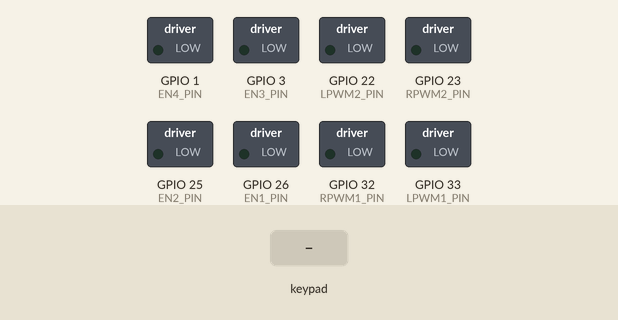
This program was run on a simulated ESP32. Shown: switched loads named in the program (green lamp = pin HIGH). Inputs (shaded band) come from the test bench.

Above: at 1.2 s.
1.3 s: key 'U' pressed
At 1.5 s:
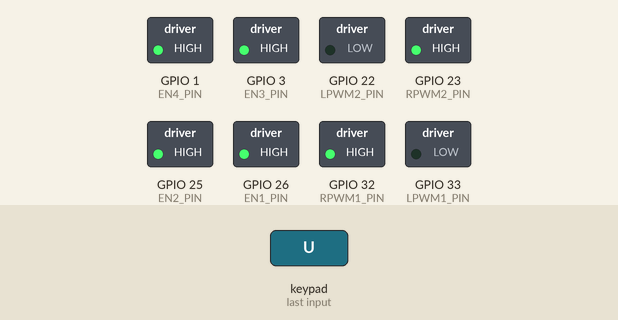
3.2 s: key 'D' pressed
At 3.4 s:
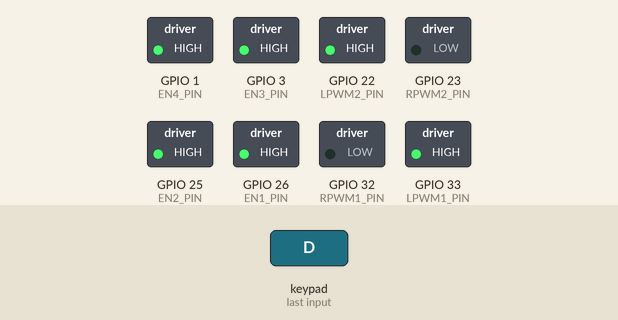
5.1 s: key 'L' pressed
At 5.3 s:
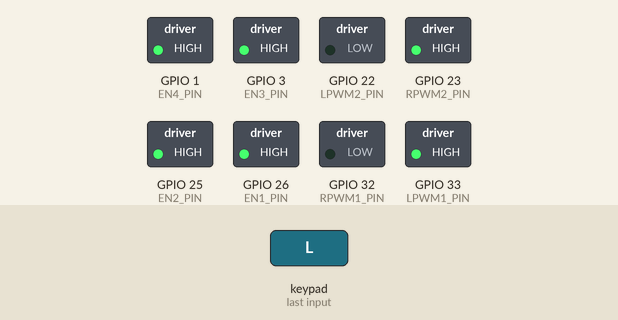
7.0 s: key 'R' pressed
At 7.2 s:
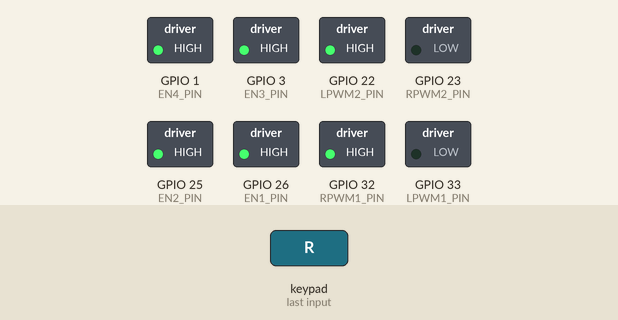
Timing chart, 0 to 9.9 s (numbered marks = the images above; inputs shaded):
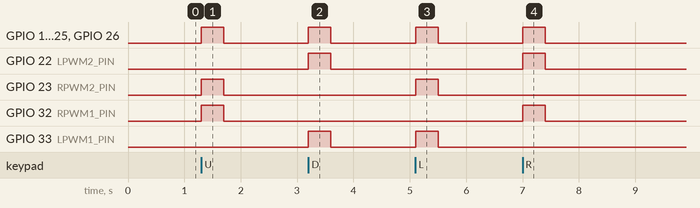

The program:

main.cpp
```cpp
#include <Arduino.h>

#include "singletons/Drivebase.h"
#include "singletons/WirelessCommunication.h"

#define drivebase Drivebase::getInstance()
#define wirelessCommunication WirelessCommunication::getInstance()

void setup() {
  Serial.begin(115200);

  drivebase.begin();

  wirelessCommunication.bindJoystickY([](float speed_percent) -> void {
    drivebase.drive(speed_percent);
  });
  wirelessCommunication.bindJoystickX([](float steer_percent) -> void {
    drivebase.steer(steer_percent);
  });
  wirelessCommunication.begin();
}

void loop() {
  wirelessCommunication.update();
}
```

Drivebase.h
```cpp
#pragma once

#include <Arduino.h>

// ------------------------------------ Macros ------------------------------------

#define EN1_PIN 26
#define EN2_PIN 25
#define EN3_PIN 3
#define EN4_PIN 1

#define LPWM1_PIN 33
#define RPWM1_PIN 32
#define LPWM2_PIN 22
#define RPWM2_PIN 23

// --------------------------------------------------------------------------------

class Drivebase {
    public:
        Drivebase(const Drivebase&) = delete;
        Drivebase(Drivebase&&) = delete;
        Drivebase& operator=(const Drivebase&) = delete;
        Drivebase& operator=(Drivebase&&) = delete;

        static Drivebase& getInstance();

        void begin();

        void drive(float speed_percent);
        void steer(float steer_percent);

    private:
        Drivebase() = default;
        ~Drivebase() = default;

};
```

WirelessCommunication.h
```cpp
#pragma once

// ------------------------------------ Macros ------------------------------------

#define JOYSTICK_CENTER_DEADBAND 0.1f // in percent, applied to both top and bottom

// --------------------------------------------------------------------------------

class WirelessCommunication {
    public:
        WirelessCommunication(const WirelessCommunication&) = delete;
        WirelessCommunication(WirelessCommunication&&) = delete;
        WirelessCommunication& operator=(const WirelessCommunication&) = delete;
        WirelessCommunication& operator=(WirelessCommunication&&) = delete;

        static WirelessCommunication& getInstance();

        void begin();

        void bindJoystickX(void (*callable)(float));
        void bindJoystickY(void (*callable)(float));
        void update();

    private:
        WirelessCommunication() = default;
        ~WirelessCommunication() = default;

        void (*joystickBindingX)(float);
        void (*joystickBindingY)(float);

};
```

Drivebase.cpp
```cpp
#include "singletons/Drivebase.h"

namespace {

constexpr int kPwmMax = 255;

int percentToPwm(float percent) {
    return static_cast<int>(abs(percent) * kPwmMax);
}

// A BTS760 uses L_EN/R_EN solely to enable its H-bridge.  Direction is
// selected by driving exactly one of LPWM/RPWM; driving both PWM inputs is
// not a valid direction command.
void setMotor(
    int leftEnablePin,
    int rightEnablePin,
    int leftPwmPin,
    int rightPwmPin,
    float percent
) {
    const int pwm = percentToPwm(percent);

    if (pwm == 0) {
        analogWrite(leftPwmPin, 0);
        analogWrite(rightPwmPin, 0);
        digitalWrite(leftEnablePin, LOW);
        digitalWrite(rightEnablePin, LOW);
        return;
    }

    digitalWrite(leftEnablePin, HIGH);
    digitalWrite(rightEnablePin, HIGH);

    if (percent > 0.0F) {
        analogWrite(leftPwmPin, 0);
        analogWrite(rightPwmPin, pwm);
    } else {
        analogWrite(leftPwmPin, pwm);
        analogWrite(rightPwmPin, 0);
    }
}

} // namespace

Drivebase& Drivebase::getInstance() {
    static Drivebase instance;
    return instance;
}

void Drivebase::begin() {
    // motor controller configurations
    pinMode(EN1_PIN, OUTPUT);
    pinMode(EN2_PIN, OUTPUT);
    pinMode(EN3_PIN, OUTPUT);
    pinMode(EN4_PIN, OUTPUT);
    pinMode(LPWM1_PIN, OUTPUT);
    pinMode(RPWM1_PIN, OUTPUT);
    pinMode(LPWM2_PIN, OUTPUT);
    pinMode(RPWM2_PIN, OUTPUT);

    digitalWrite(EN1_PIN, LOW);
    digitalWrite(EN2_PIN, LOW);
    digitalWrite(EN3_PIN, LOW);
    digitalWrite(EN4_PIN, LOW);

    analogWrite(LPWM1_PIN, 0);
    analogWrite(RPWM1_PIN, 0);
    analogWrite(LPWM2_PIN, 0);
    analogWrite(RPWM2_PIN, 0);
}

void Drivebase::drive(float speed_percent) {
    if (abs(speed_percent) > 1.0) return;

    setMotor(EN1_PIN, EN2_PIN, LPWM1_PIN, RPWM1_PIN, speed_percent);
    setMotor(EN3_PIN, EN4_PIN, LPWM2_PIN, RPWM2_PIN, speed_percent);
}

void Drivebase::steer(float steer_percent) {
    if (abs(steer_percent) > 1.0) return;

    setMotor(EN1_PIN, EN2_PIN, LPWM1_PIN, RPWM1_PIN, steer_percent);
    setMotor(EN3_PIN, EN4_PIN, LPWM2_PIN, RPWM2_PIN, -steer_percent);
}
```

WirelessCommunication.cpp
```cpp
#include "singletons/WirelessCommunication.h"

#define CUSTOM_SETTINGS
#define INCLUDE_GAMEPAD_MODULE
#include <DabbleESP32.h> // preferred to be in the header but only works in the cpp file

WirelessCommunication& WirelessCommunication::getInstance() {
    static WirelessCommunication instance;
    return instance;
}

void WirelessCommunication::begin() {
    Dabble.begin("ESP32 Car");
}

void WirelessCommunication::bindJoystickX(void (*callable)(float)) {
    joystickBindingX = callable;
}

void WirelessCommunication::bindJoystickY(void (*callable)(float)) {
    joystickBindingY = callable;
}

void WirelessCommunication::update() {
    Dabble.processInput();

    float joystickInputX = GamePad.getXaxisData() / 7;
    if (abs(joystickInputX) < JOYSTICK_CENTER_DEADBAND) joystickInputX = 0.0;

    float joystickInputY = GamePad.getYaxisData() / 7;
    if (abs(joystickInputY) < JOYSTICK_CENTER_DEADBAND) joystickInputY = 0.0;

    if (joystickBindingX != nullptr && joystickBindingY != nullptr) {
        if (abs(joystickInputY) > abs(joystickInputX)) joystickBindingY(joystickInputY);
        else joystickBindingX(joystickInputX);
    }

}
```

Measured:
- after the input at 1.3 s, GPIO 1 (EN4_PIN), GPIO 3 (EN3_PIN), GPIO 23 (RPWM2_PIN), GPIO 25 (EN2_PIN), GPIO 26 (EN1_PIN), GPIO 32 (RPWM1_PIN): LOW → HIGH at once, → LOW 0.40 s later
- after the input at 3.2 s, GPIO 1 (EN4_PIN), GPIO 3 (EN3_PIN), GPIO 22 (LPWM2_PIN), GPIO 25 (EN2_PIN), GPIO 26 (EN1_PIN), GPIO 33 (LPWM1_PIN): LOW → HIGH at once, → LOW 0.40 s later
- after the input at 5.1 s, GPIO 1 (EN4_PIN), GPIO 3 (EN3_PIN), GPIO 23 (RPWM2_PIN), GPIO 25 (EN2_PIN), GPIO 26 (EN1_PIN), GPIO 33 (LPWM1_PIN): LOW → HIGH at once, → LOW 0.40 s later
- after the input at 7.0 s, GPIO 1 (EN4_PIN), GPIO 3 (EN3_PIN), GPIO 22 (LPWM2_PIN), GPIO 25 (EN2_PIN), GPIO 26 (EN1_PIN), GPIO 32 (RPWM1_PIN): LOW → HIGH at once, → LOW 0.40 s later
